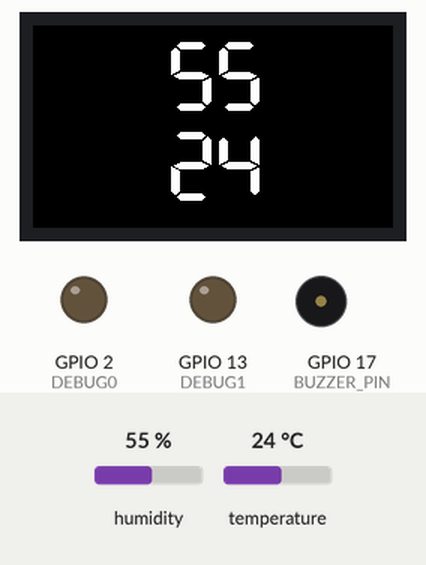
Simulated run of this program. Board: ESP32. Shown: 240×135 colour display, output pins drawn as LEDs (lit = HIGH), buzzer (waves = sounding). The inputs (shaded band) are chosen by the test bench; at power-on: humidity 55 %, temperature 24 °C. WiFi joins after 1.5 s; servers stay silent unless stated; uploads are accepted with an empty reply; what the program prints to the serial monitor is not drawn.

Above: at 3.8 s.
3.9 s: humidity set to 58 %
At 5.5 s:
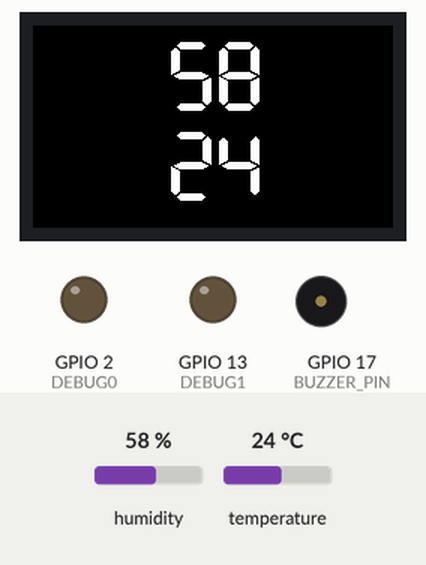
5.8 s: humidity set to 61 %
At 7.8 s:
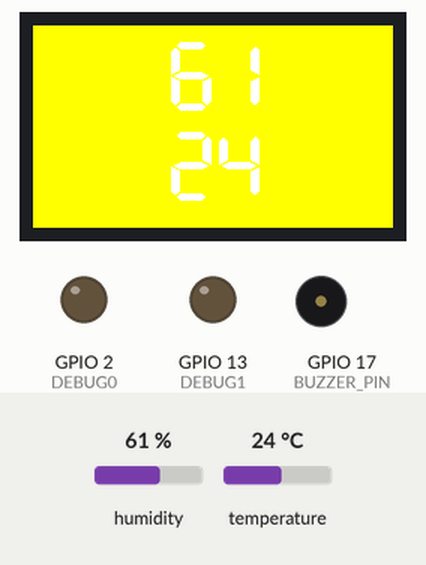
8.4 s: temperature set to 12 °C
At 9.9 s:
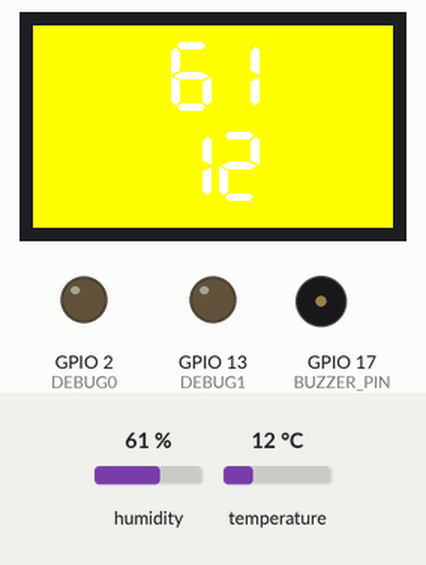
11.0 s: temperature set to 19 °C
At 29.6 s:
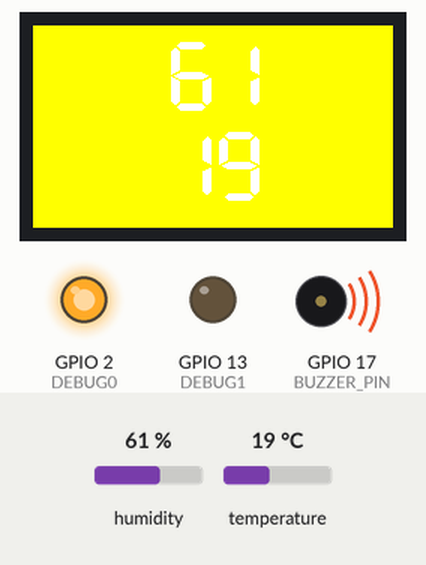
Timing chart, 0 to 32.1 s (numbered marks = the images above; inputs shaded):
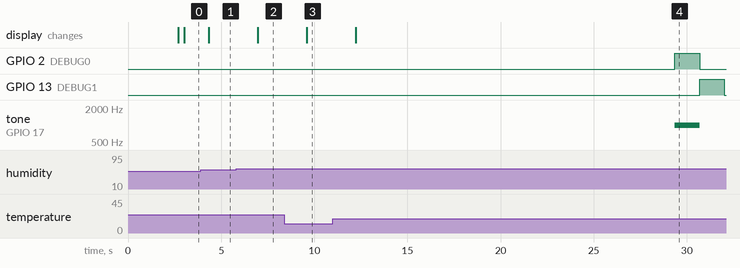

The program:

main.cpp
```cpp
#include <string.h>

#include <Arduino.h>

#include <WiFi.h>
#include <HttpClient.h>

#include <Adafruit_Sensor.h>
#include <Adafruit_AHTX0.h>
#include <DHT20.h>

#include <TFT_eSPI.h>

// Program Constants
#define WIFI_CONNECTION_ENABLED 1
#define MY_SERIAL_PORT 115200
#define true 1
#define false 0

// State Variables
#define MOLD_HUMIDITY_LEVEL 70
#define MOLD_TEMPERTURE_LEVEL 25
#define SHOWER_BEGIN_HUMIDITY_THRESHOLD 60
#define SHOWER_STOP_HUMIDITY_THRESHOLD 53
#define SHOWER_STATE 1
#define IDLE_STATE 0
#define BUZZING_HIGH 2
#define BUZZING_LOW 1
#define NOT_BUZZING 0

// Wifi Variables
#define K_NETWORK_DELAY 1000
#define K_NETWORK_TIMEOUT 30*1000
#define SSID "Alexis Jr" //"Error404"
#define PASS "poopoohead" //"f58jWS4NE"
#define K_PORT 5000
#define F_STRING "/?h=%d&t=%d"

// Buzzer Operation Constants
#define BUZZER_PIN 17
#define FREQUENCY_ON 1000
#define FREQUENCY_OFF 0
#define CHANNEL 0
#define RESOLUTION 8
#define BUZZER_CYCLE 1000*20
#define BUZZER_PERIOD 1000

// Buzzer Noise Alternative
#define DEBUG0 2
#define DEBUG1 13

/** WiFi connection *****************************************************************
 * (1) from downloads run:
 *
 * ssh -i "lab3_cs147.pem" ubuntu@ec2-50-18-39-245.us-west-1.compute.amazonaws.com
 *
 * (2) from myproject:
 *
 * . venv/bin/activate
 * export FLASK_APP=server
 * python3 -m flask run --host=0.0.0.0
 *
 * (3) access server through browser with this:
 * http://50.18.39.245:5000/?h=0&t=0
 * http://50.18.39.245:5000/vis/
 *
 * (4) recover data file with following command from downloads:
 * scp -i "lab3_cs147.pem" ubuntu@ec2-50-18-39-245.us-west-1.compute.amazonaws.com:~/myproject/data.txt ./dataEC2.txt
*/

Adafruit_AHTX0 aht;

TFT_eSPI TFT = TFT_eSPI();

#if WIFI_CONNECTION_ENABLED
const IPAddress kHostname = IPAddress(50, 18, 39, 245);
#endif

uint8_t sh_state = IDLE_STATE;
uint8_t buzzing = false;
uint8_t bz_buz = 0;
uint8_t bz_count = 0;
uint8_t bz_state = NOT_BUZZING;
unsigned long bz_timer;
unsigned long bz_period;

int hum = 0;
int temp = 0;

void setup() {
  Serial.begin(MY_SERIAL_PORT);

  // Setup humidity sensor
  if (!aht.begin()) {
    Serial.println("Could not find AHT? Check wiring");
    while (1) delay(10);
  }
  Serial.println("AHT10 or AHT20 found");

  // Setup WiFi connection
  #if WIFI_CONNECTION_ENABLED
  delay(1000);
  Serial.println();
  Serial.println();
  Serial.print("Connecting to ");
  Serial.println(SSID);
  WiFi.begin(SSID, PASS);
  while (WiFi.status() != WL_CONNECTED) {
      delay(500);
      Serial.print(".");
  }
  Serial.println("");
  Serial.println("WiFi connected");
  Serial.println("IP address: ");
  Serial.println(WiFi.localIP());
  Serial.println("MAC address: ");
  Serial.println(WiFi.macAddress());
  #endif

  // Setup display
  Serial.println("Connecting display ...");
  TFT.init();
  TFT.setRotation(1);
  TFT.fillScreen(TFT_BLACK);
  Serial.println("Connected to display!");

  // Setup buzzer
  pinMode(BUZZER_PIN, OUTPUT);
  bz_timer = 0;
  bz_period = 0;
  buzzing = false;
  ledcSetup(CHANNEL, FREQUENCY_ON, RESOLUTION);
  ledcAttachPin(BUZZER_PIN, CHANNEL);
  ledcWriteTone(CHANNEL, FREQUENCY_OFF);

  // Setup debugger
  pinMode(DEBUG0, OUTPUT);
  digitalWrite(DEBUG0, LOW);
  pinMode(DEBUG1, OUTPUT);
  digitalWrite(DEBUG1, LOW);
}

#if WIFI_CONNECTION_ENABLED
void send_msg(int humidity, int temperature) {
  char sPath[15];
  sprintf(sPath, F_STRING, humidity, temperature);

  int err = 0;

  WiFiClient c;
  HttpClient http(c);

  err = http.get(kHostname, NULL, K_PORT, sPath);
  if (err == 0)
  {
    Serial.println("startedRequest ok");

    err = http.responseStatusCode();
    if (err >= 0)
    {
      Serial.print("Got status code: ");
      Serial.println(err);

      // Usually you'd check that the response code is 200 or a
      // similar "success" code (200-299) before carrying on,
      // but we'll print out whatever response we get

      err = http.skipResponseHeaders();
      if (err >= 0)
      {
        int bodyLen = http.contentLength();
        Serial.print("Content length is: ");
        Serial.println(bodyLen);
        Serial.println();
        Serial.println("Body returned follows:");

        // Now we've got to the body, so we can print it out
        unsigned long timeoutStart = millis();
        char c;
        // Whilst we haven't timed out & haven't reached the end of the body
        while ( (http.connected() || http.available()) &&
               ((millis() - timeoutStart) < K_NETWORK_TIMEOUT) )
        {
            if (http.available())
            {
                c = http.read();
                // Print out this character
                Serial.print(c);

                bodyLen--;
                // We read something, reset the timeout counter
                timeoutStart = millis();
            }
            else
            {
                // We haven't got any data, so let's pause to allow some to
                // arrive
                delay(K_NETWORK_DELAY);
            }
        }
        Serial.println("");
      }
      else
      {
        Serial.print("Failed to skip response headers: ");
        Serial.println(err);
      }
    }
    else
    {
      Serial.print("Getting response failed: ");
      Serial.println(err);
    }
  }
  else
  {
    Serial.print("Connect failed: ");
    Serial.println(err);
  }
  http.stop();
}
#endif

void execute() {
  // sample sensors
  sensors_event_t humidity;
  sensors_event_t temperature;
  aht.getEvent(&humidity, &temperature);
  hum = humidity.relative_humidity;
  temp = temperature.temperature;

  // send sensor data
  #if WIFI_CONNECTION_ENABLED
  send_msg(hum, temp);
  #endif
}

void shower_state() {
  switch (sh_state)
  {
  case SHOWER_STATE:
    if (hum < SHOWER_STOP_HUMIDITY_THRESHOLD) {
      /* reset bz_count to prepare for next shower */
      sh_state = IDLE_STATE;
      bz_count = 0;
    }
    break;

  case IDLE_STATE:
    if (hum >= SHOWER_BEGIN_HUMIDITY_THRESHOLD) {
      /* we set bz_timer for 5 minutes into future since the shower has started */
      sh_state = SHOWER_STATE;
      bz_timer = millis() + BUZZER_CYCLE;
    }
    break;
  }
}

void display_action() {
  switch (sh_state)
  {
  case SHOWER_STATE:
    if (hum >= MOLD_HUMIDITY_LEVEL && temp >= MOLD_TEMPERTURE_LEVEL) {
      TFT.fillScreen(TFT_RED);
    } else {
      TFT.fillScreen(TFT_YELLOW);
    }
    break;

  case IDLE_STATE:
    TFT.fillScreen(TFT_BLACK);
    break;
  }
  TFT.drawNumber(hum, 90, 10, 7);
  TFT.drawNumber(temp, 90, 70, 7);
}

void buzzer_state() {
  switch (sh_state)
  {
  case SHOWER_STATE:
    /* initialize buzzing state if timer goes off and set new timer to avoid buzzer resets */
    if (millis() >= bz_timer) {
      bz_state = BUZZING_HIGH;
      bz_period = millis() + BUZZER_PERIOD;
      bz_count++;
      bz_buz = bz_count;
      bz_timer = millis() + BUZZER_CYCLE;
    }
    break;

  case IDLE_STATE:
    break;
  }
}

void buzzer_action() {
  switch (bz_state)
  {
  case BUZZING_HIGH:
    digitalWrite(DEBUG0, HIGH);
    digitalWrite(DEBUG1, LOW);
    ledcWriteTone(CHANNEL, FREQUENCY_ON);

    if (millis() >= bz_period) {
      bz_state = BUZZING_LOW;
      bz_period = millis() + BUZZER_PERIOD;
      bz_buz--;
    }
    break;

  case BUZZING_LOW:
    digitalWrite(DEBUG0, LOW);
    digitalWrite(DEBUG1, HIGH);
    ledcWriteTone(CHANNEL, FREQUENCY_OFF);

    if (bz_buz == 0) {
      bz_state = NOT_BUZZING;
    } else if (millis() >= bz_period) {
      bz_state = BUZZING_HIGH;
      bz_period = millis() + BUZZER_PERIOD;
    }
    break;

  case NOT_BUZZING:
    digitalWrite(DEBUG0, LOW);
    digitalWrite(DEBUG1, LOW);
    ledcWriteTone(CHANNEL, FREQUENCY_OFF);
    break;
  }
}

void loop() {
  execute();
  shower_state();
  display_action();
  buzzer_action();
  buzzer_state();

  // buffer for one second
  delay(1000);
}
```

Measured:
- the behaviour switches between 59 and 60 % on humidity (found by bisection; images 1 and 2)
- after the input at 3.9 s, the display: changes after 0.42 s (image 1)
- after the input at 5.8 s, the display: changes after 1.2 s (image 2)
- after the input at 8.4 s, the display: changes after 1.2 s (image 3)
- after the input at 11.0 s, the display: changes after 1.2 s (image 4)
